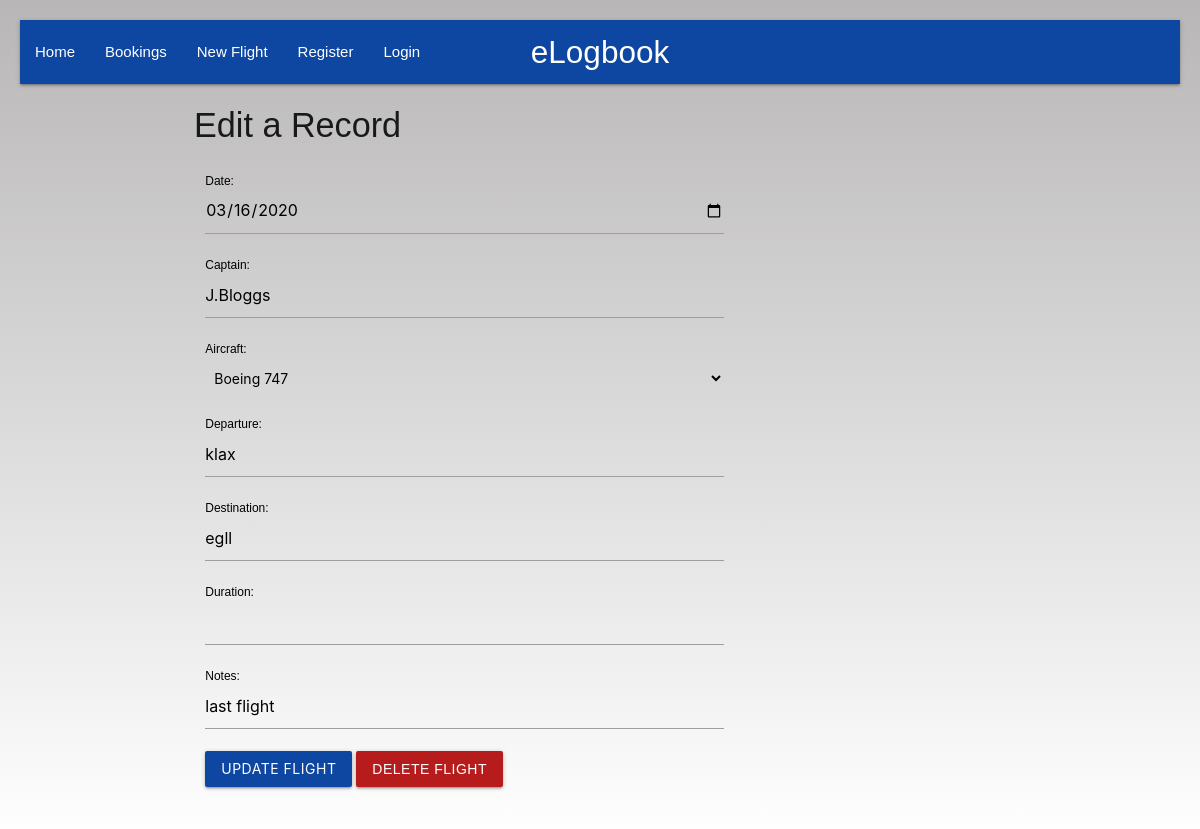
The page /edit/2 on the database as committed earlier.
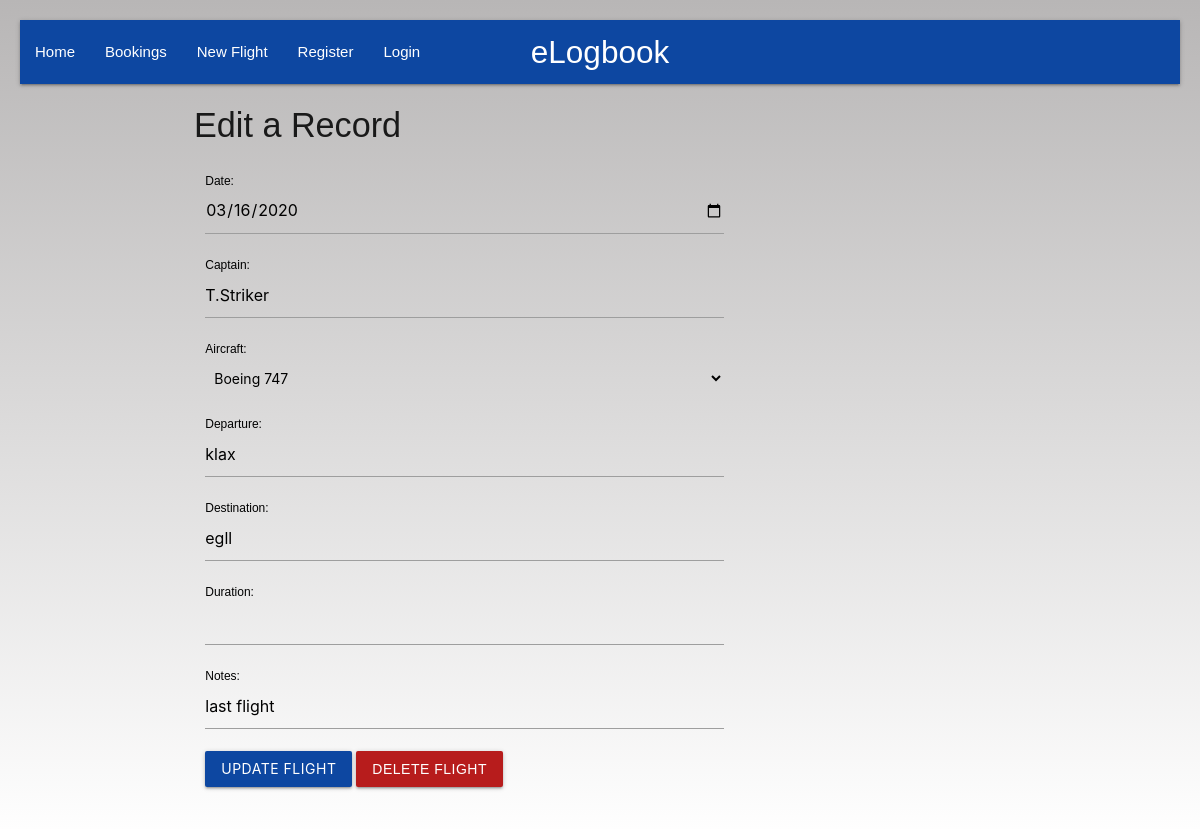
The same page on the database as committed later.
### logbook/models.py (models this page shows, shortened)
class Flights(models.Model):
    B744 = 'B744'
    E190 = 'E190'
    E170 = 'E170'
    S2000 = 'S2000'
    J41 = 'J41'
    AIRCRAFT = [
        (B744, 'Boeing 747'),
        (E190, 'Embraer 190'),
        (E170, 'Embraer 170'),
        (S2000, 'Saab 2000'),
        (J41, 'BAE Jetstream 41'),
    ]
    date = models.DateField(null=True)
    captain = models.CharField(max_length=25, default='', null=False, blank=False)
    aircraft = models.CharField(max_length=5, choices=AIRCRAFT, default=B744)
    departure = models.CharField(max_length=5, default='', null=False, blank=False)
    destination = models.CharField(max_length=5, null=False, default='', blank=False)
    duration = models.TimeField(default='01:00')
    notes = models.CharField(max_length=50, default='', blank=True)

### logbook/views.py (the view)
# urls.py: path('edit/<flight_id>', views.editFlight, name='editFlight'),
def editFlight(request, flight_id):
    flight = get_object_or_404(Flights, id=flight_id)
    if request.method == 'POST':
        form = NewFlight(request.POST, instance=flight)
        if form.is_valid():
            form.save()
            return redirect('home')
    form = NewFlight(instance=flight)
    context = {
        'form': form,
        'flight': flight,
    }
    return render(request, "logbook/edit.html", context)

### logbook/forms.py
class NewFlight(forms.ModelForm):
    class Meta:
        model = Flights
        fields = fields = '__all__'
        widgets = {
            'date': DateInput(),
        }

### logbook/templates/logbook/edit.html (shortened to what this page needs)
{% extends "logbook/base.html" %}
{% block content %}
    <div class="container">
        <h4>Edit a Record</h4>
        <div class="row">
            <div class="col s12 m4 l8">
                <form id="edit-flight-form" method="POST">
                    {{ form.as_p }}
                    <div>
                        <p>
                            <button class="btn waves-effect waves-light blue darken-4" type="submit" name="action">Update Flight</button>
                            <a class="btn waves-effect waves-light red darken-4" href="/delete/{{ flight.id }}">Delete Flight</a>
                        </p>
                    </div>
                </form>
            </div>
        </div>
    </div>
{% endblock %}

Rows that differ between the two databases and show on the page:
changed Flights "Boeing 747": captain "J.Bloggs" → "T.Striker"
